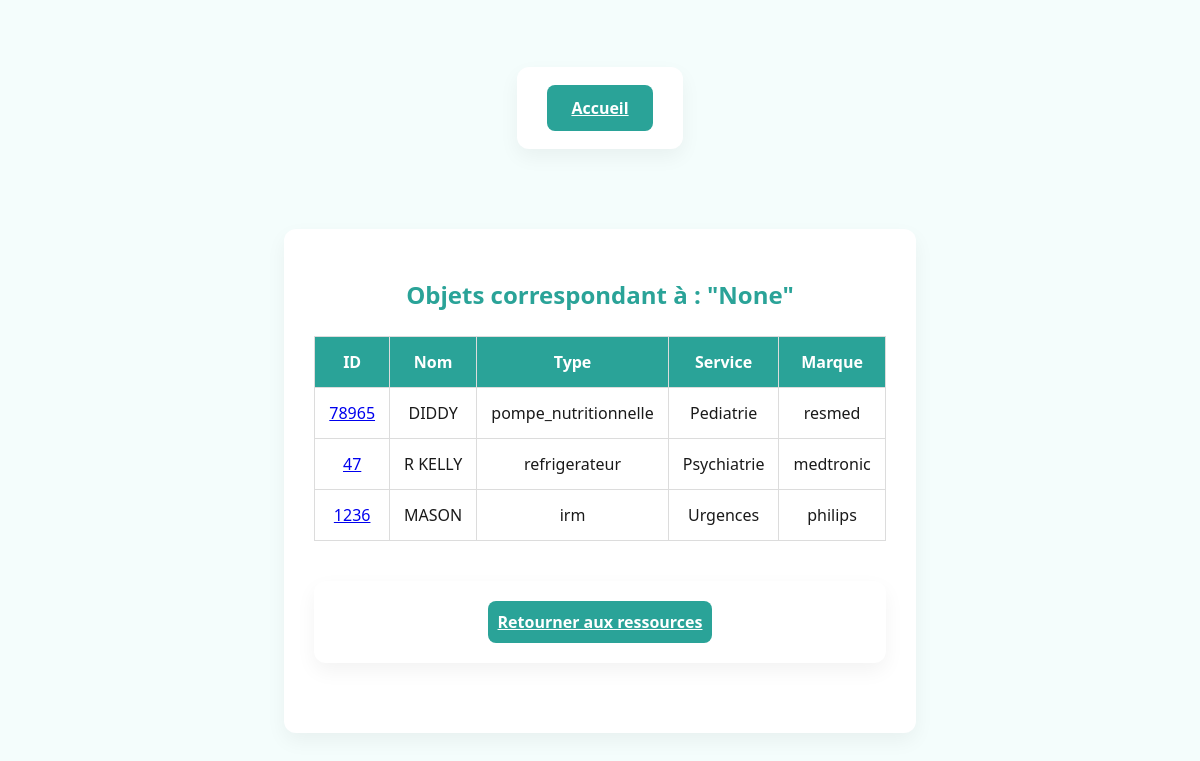
/search_objets, run on an earlier commit of the app's database.
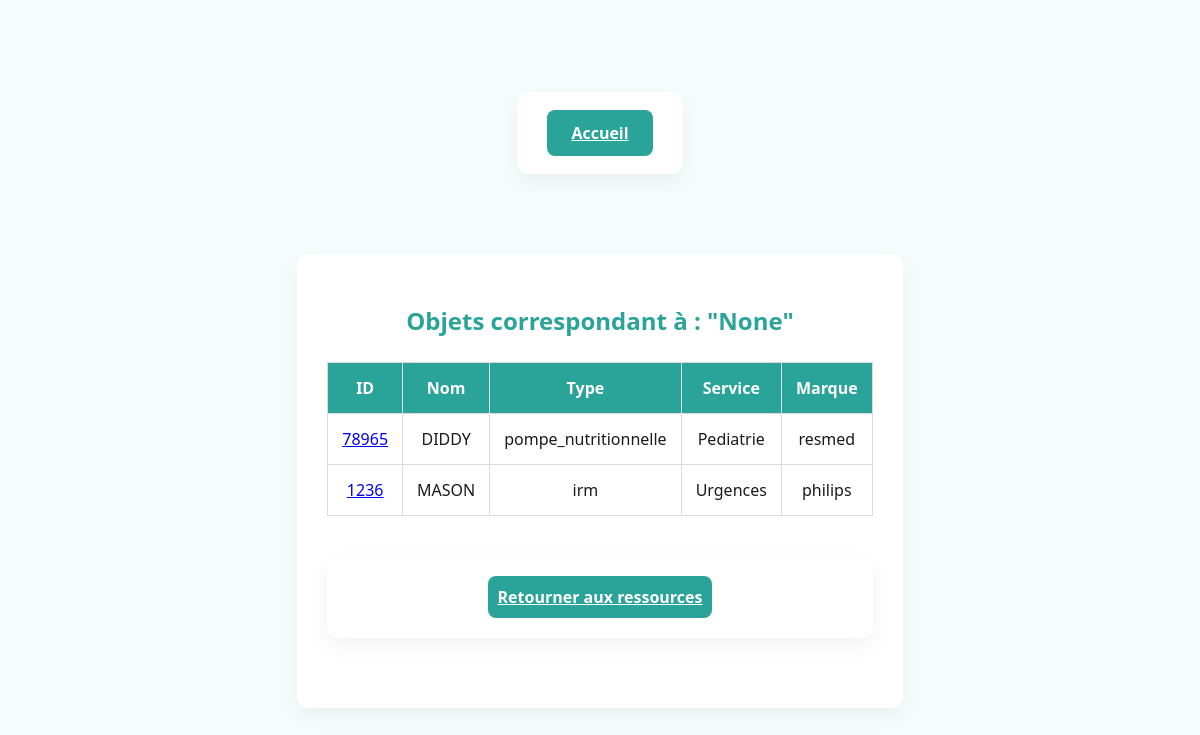
And on a later commit of the database.
### tables this page shows
CREATE TABLE Objet (
    ID INT PRIMARY KEY,
    TempActuelle REAL,
    tempcible REAL,
    mode VARCHAR(30),
    connectivite VARCHAR(30),
    batterie REAL,
    service VARCHAR(30),
    marque VARCHAR(50),
    nom VARCHAR(255),
    type VARCHAR(30),
    dernierReglage DATE,
    ConsommationL REAL,
    ConsommationW REAL
);

### app.py (the view)
@app.route('/search_objets', methods=['GET'])
def search_objets():
    search_query = request.args.get('search-input')
    service_filter = request.args.get('service-filter')
    type_filter = request.args.get('type-filter')
    marque_filter = request.args.get('marque-filter')
    con = sql.connect("donnees.db")
    cur = con.cursor()
    sql_query = "SELECT * FROM Objet WHERE 1=1"
    params = []
    if search_query:
        sql_query += " AND (ID LIKE ? OR nom LIKE ?)"
        params.extend(['%' + search_query + '%'] * 2)
    if service_filter:
        sql_query += " AND service = ?"
        params.append(service_filter)
    if type_filter:
        sql_query += " AND type = ?"
        params.append(type_filter)
    if marque_filter:
        sql_query += " AND marque = ?"
        params.append(marque_filter)
    cur.execute(sql_query, params)
    results = cur.fetchall()
    con.close()
    if 'username' in session and results:
        pseudonyme = session['username']
        update_user_points(pseudonyme, 1, 1)
    return render_template('resultats-objets.html', results=results, query=search_query)

### app.py (called while the page is built)
@app.context_processor
def inject_user_type():
    def get_user_type_safe(pseudo):
        result = get_user_type(pseudo)
        return int(result[0]) if result else 0
    return dict(get_user_type=get_user_type_safe)

### templates/resultats-objets.html (shortened to what this page needs)
<!DOCTYPE html>
<html lang="fr">
<head>
    <link rel="stylesheet" href="{{ url_for('static', filename='dist/css/styles.css') }}">
</head>
<body>
    <div class="container">
        <a href="{{ url_for('accueil') }}" class="btn btn-danger">Accueil</a>
    </div>
    <div class="container">
        <h2>Objets correspondant à : "{{ query }}"</h2>
        {% if results %}
        <table class="table">
            <thead>
                <tr>
                    <th>ID</th>
                    <th>Nom</th>
                    <th>Type</th>
                    <th>Service</th>
                    <th>Marque</th>
                </tr>
            </thead>
            <tbody>
                {% for obj in results %}
                <tr>
                    <td data-label="ID"><a href="{{ url_for('objet', IDobjet=obj[0]) }}">{{ obj[0] }}</a></td>
                    <td data-label="Nom">{{ obj[8] }}</td>
                    <td data-label="Type">{{ obj[9] }}</td>
                    <td data-label="Service">{{ obj[6] }}</td>
                    <td data-label="Marque">{{ obj[7] }}</td>
                </tr>
                {% endfor %}
            </tbody>
        </table>
        {% else %}
        <p>Aucun objet trouvé.</p>
        {% endif %}
        <div class="container">
            <a href="{{ url_for('gestion_ressources') }}" class="btn btn-secondary">Retourner aux ressources</a>
        </div>
    </div>
</body>
</html>

What changed in the data, as far as the page shows it:
removed Objet: ID "47", nom "R KELLY", type "refrigerateur", service "Psychiatrie", marque "medtronic"
